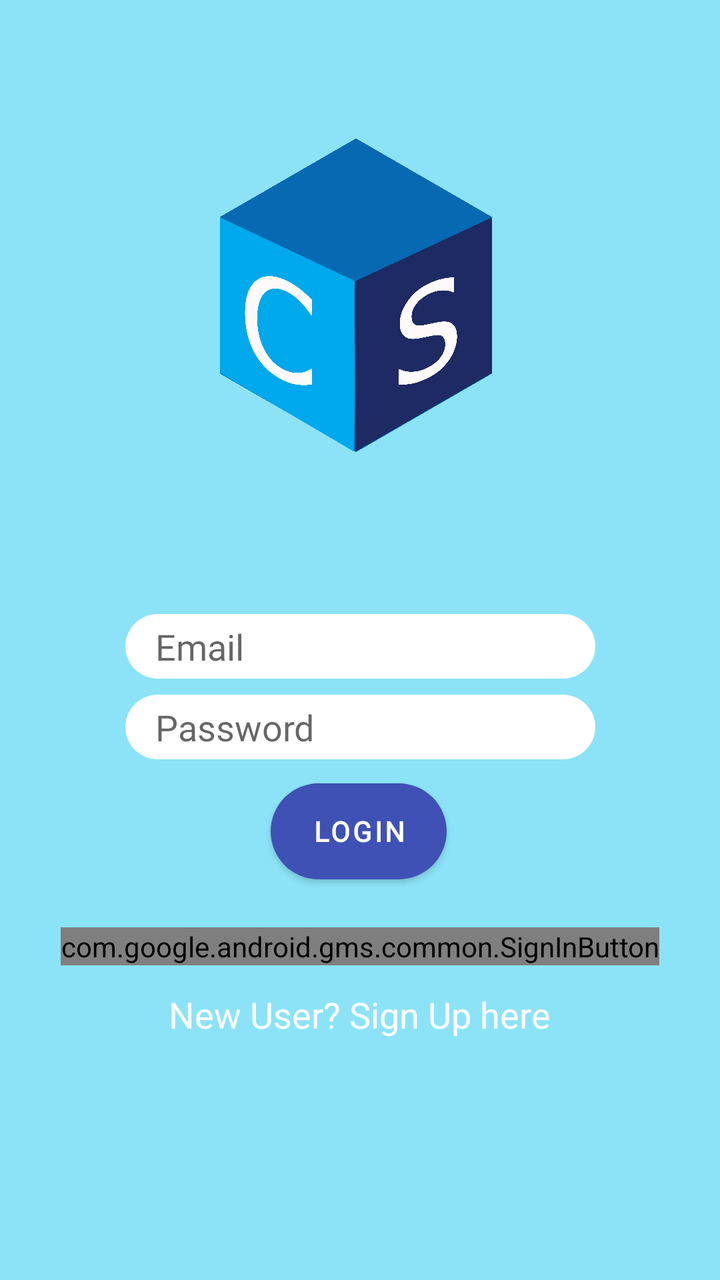
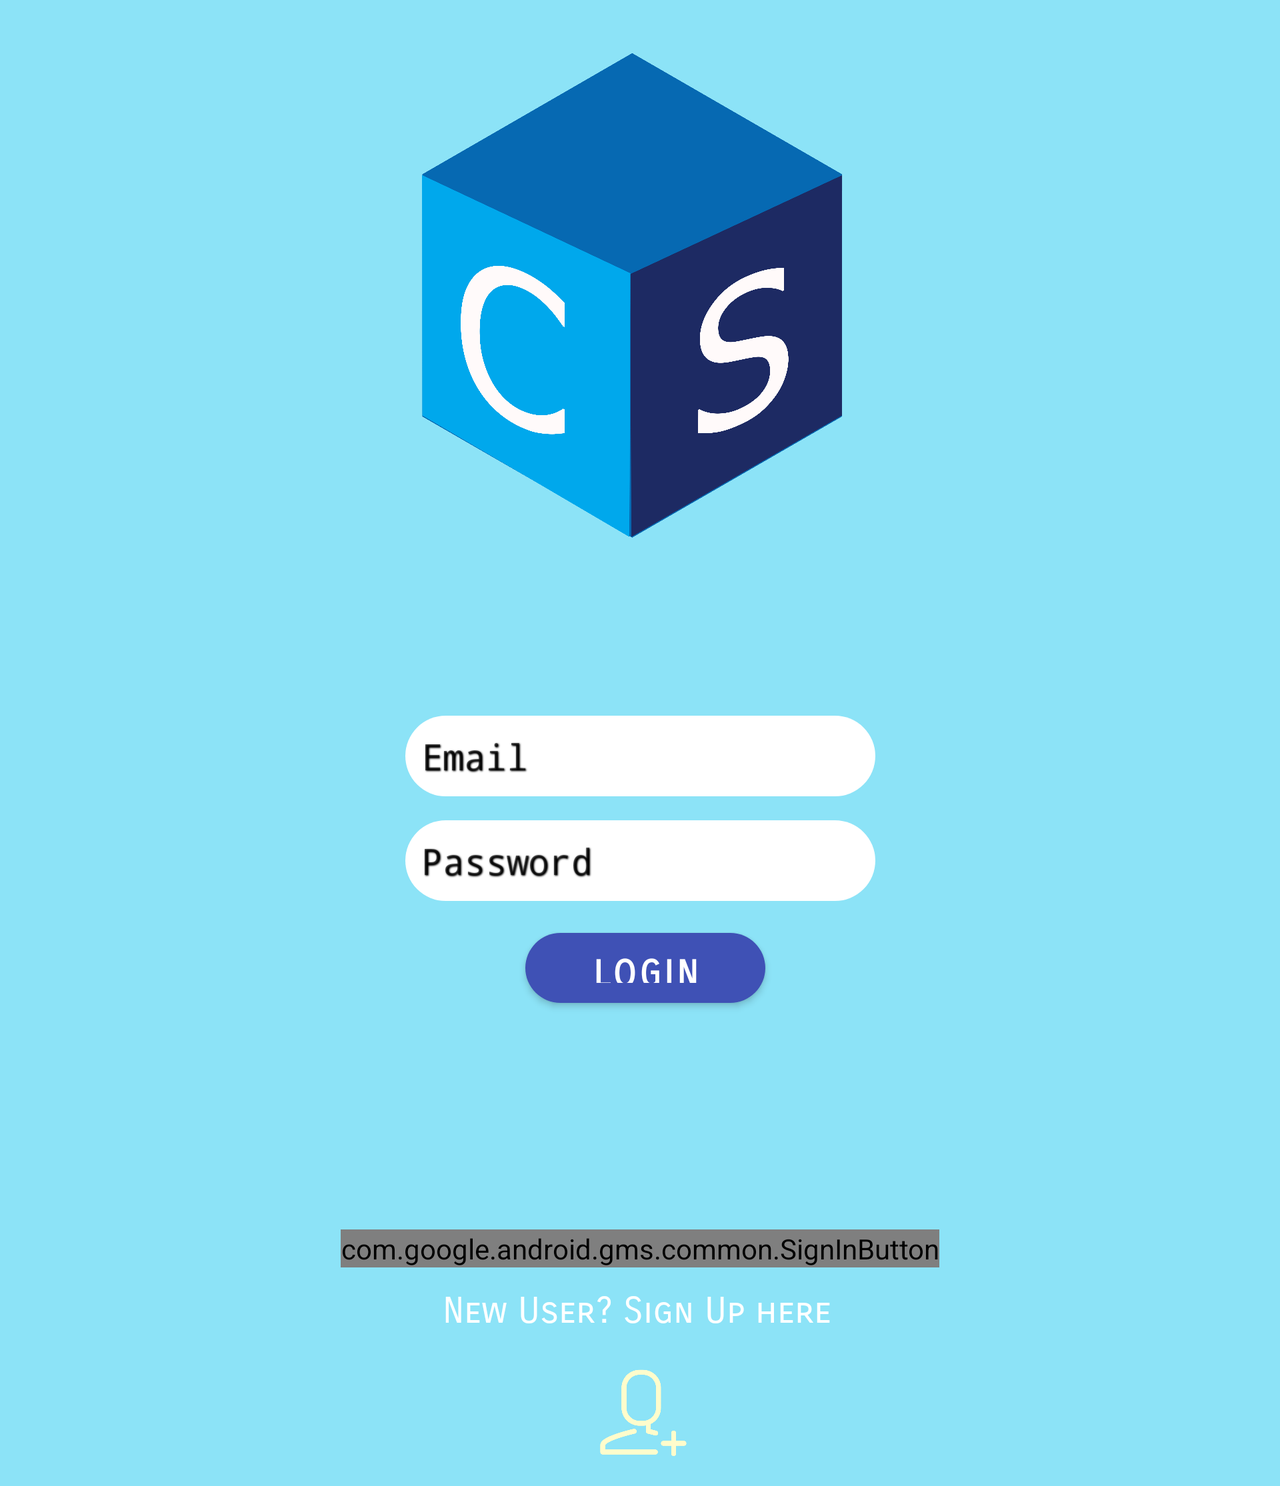

First picture: res/layout/ on a phone held upright. Second picture: the repository's own variant of that layout, on a device whose configuration matches the variant's folder. Source for both follows.
<!-- AndroidManifest.xml: application theme AppTheme -->
<!-- res/layout/activity_main.xml -->
<?xml version="1.0" encoding="utf-8"?>
<ScrollView xmlns:android="http://schemas.android.com/apk/res/android"
    xmlns:app="http://schemas.android.com/apk/res-auto"
    xmlns:tools="http://schemas.android.com/tools"
    android:layout_width="match_parent"
    android:layout_height="match_parent"
    android:fillViewport="true">

    <androidx.constraintlayout.widget.ConstraintLayout
        android:layout_width="match_parent"
        android:layout_height="wrap_content"
        android:background="#8ce3f7"
        tools:context=".MainActivity"
        tools:layout_editor_absoluteY="1dp">


        <ImageView
            android:id="@+id/Logo"
            android:layout_width="467dp"
            android:layout_height="211dp"

            android:layout_marginTop="52dp"
            android:contentDescription="@string/logo"
            app:layout_constraintEnd_toEndOf="parent"
            app:layout_constraintStart_toStartOf="parent"
            app:layout_constraintTop_toTopOf="parent"
            app:srcCompat="@drawable/creatoicon" />

        <EditText

            android:id="@+id/Userid"
            android:layout_width="235dp"
            android:layout_height="wrap_content"
            android:layout_marginTop="44dp"
            android:background="@layout/text_field"
            android:ems="10"
            android:fontFamily="@font/open_sans"
            android:hint="@string/username"
            android:inputType="textPersonName"
            android:paddingTop="4dp"
            android:paddingBottom="4dp"
            android:paddingLeft="15dp"
            android:textAppearance="@style/TextAppearance.AppCompat.Large"
            android:textColor="#000000"
            android:textSize="18dp"
            app:layout_constraintEnd_toEndOf="parent"
            app:layout_constraintStart_toStartOf="parent"
            app:layout_constraintTop_toBottomOf="@+id/Logo" />

        <EditText
            android:id="@+id/Password"
            android:layout_width="235dp"
            android:layout_height="wrap_content"
            android:layout_marginTop="8dp"
            android:background="@layout/text_field"
            android:ems="10"
            android:fontFamily="@font/open_sans"
            android:hint="@string/password"
            android:inputType="textPassword"
            android:paddingTop="4dp"
            android:paddingBottom="4dp"
            android:paddingLeft="15dp"
            android:textAppearance="@style/TextAppearance.AppCompat.Medium"
            android:textColor="#000000"
            android:textSize="18dp"
            android:visibility="visible"
            app:layout_constraintEnd_toEndOf="parent"
            app:layout_constraintStart_toStartOf="parent"
            app:layout_constraintTop_toBottomOf="@+id/Userid" />


        <Button
            android:id="@+id/Login"
            android:layout_width="wrap_content"
            android:layout_height="wrap_content"
            android:layout_marginTop="12dp"
            android:background="@drawable/button"
            android:fontFamily="@font/open_sans"
            android:gravity="center"
            android:text="@string/login"
            android:textSize="14sp"
            android:textStyle="bold"
            app:layout_constraintEnd_toEndOf="parent"
            app:layout_constraintHorizontal_bias="0.498"
            app:layout_constraintStart_toStartOf="parent"
            app:layout_constraintTop_toBottomOf="@+id/Password" />

        <com.google.android.gms.common.SignInButton
            android:id="@+id/google_button"
            android:layout_width="wrap_content"
            android:layout_height="wrap_content"
            android:layout_marginTop="24dp"
            android:textSize="18sp"
            app:layout_constraintBottom_toBottomOf="parent"
            app:layout_constraintEnd_toEndOf="parent"
            app:layout_constraintStart_toStartOf="parent"
            app:layout_constraintTop_toBottomOf="@+id/Login"
            app:layout_constraintVertical_bias="0.0" />

        <TextView
            android:id="@+id/iferror"
            android:layout_width="0dp"
            android:layout_height="0dp"
            android:fontFamily="serif-monospace"
            android:gravity="center"
            android:textColor="@android:color/holo_red_dark"
            android:textSize="18sp"
            android:textStyle="bold"
            app:layout_constraintBottom_toTopOf="@+id/Userid"
            app:layout_constraintEnd_toEndOf="parent"
            app:layout_constraintStart_toStartOf="parent"
            app:layout_constraintTop_toBottomOf="@+id/Logo"
            app:layout_constraintVertical_bias="0.0" />

        <TextView
            android:id="@+id/signup"
            android:layout_width="256dp"
            android:layout_height="35dp"
            android:fontFamily="@font/open_sans"
            android:gravity="center"
            android:text="@string/signuphere"
            android:textColor="#FFFFFF"
            android:textSize="18sp"
            app:layout_constraintBottom_toBottomOf="parent"
            app:layout_constraintEnd_toEndOf="parent"
            app:layout_constraintHorizontal_bias="0.496"
            app:layout_constraintStart_toStartOf="parent"
            app:layout_constraintTop_toBottomOf="@+id/google_button"
            app:layout_constraintVertical_bias="0.058" />

        


    </androidx.constraintlayout.widget.ConstraintLayout>
</ScrollView>
<!-- res/layout/text_field.xml (included above) -->
<?xml version="1.0" encoding="utf-8"?>
<shape xmlns:android="http://schemas.android.com/apk/res/android"
android:shape="rectangle" >
<solid android:color="#FFFFFF"/>
<corners
    android:bottomRightRadius="35dp"
    android:bottomLeftRadius="35dp"
    android:topLeftRadius="35dp"
    android:topRightRadius="35dp"/>
</shape>
<!-- resources referenced by this layout -->
<resources>
  <!-- drawable button (drawable) -->
  <?xml version="1.0" encoding="utf-8"?>
      <selector xmlns:android="http://schemas.android.com/apk/res/android">
  
          <item android:drawable="@drawable/round_button" />
          <item android:state_pressed="true" android:drawable="@drawable/round_button" />
      </selector>
  <!-- drawable creatoicon: png bitmap (drawable, 255228 bytes) -->
  <string name="login">Login</string>
  <string name="logo">creatologo</string>
  <string name="password">Password</string>
  <string name="signuphere">New User? Sign Up here</string>
  <string name="username">Email</string>
  <style name="AppTheme" parent="Theme.MaterialComponents.Light.NoActionBar">
          
          <item name="colorPrimary">@color/colorPrimary</item>
          <item name="colorPrimaryDark">@color/colorPrimaryDark</item>
          <item name="colorAccent">@color/colorAccent</item>
          <item name="android:statusBarColor">#000000</item>
  
  
      </style>
  <!-- drawable round_button (drawable) -->
  <?xml version="1.0" encoding="utf-8"?>
  <shape xmlns:android="http://schemas.android.com/apk/res/android"
      android:shape="rectangle" android:padding="10dp">
      <solid android:color="@color/button"/>
      <corners
          android:bottomRightRadius="25dp"
          android:bottomLeftRadius="25dp"
          android:topLeftRadius="25dp"
          android:topRightRadius="25dp"/>
  </shape>
  <color name="colorPrimary">#3F51B5</color>
  <color name="colorPrimaryDark">#0728F5</color>
  <color name="colorAccent">#53D5AE</color>
  <color name="button">#34EEFC</color>
</resources>
<!-- res/layout-land/activity_main.xml (the repository's variant of the layout above) -->
<!-- drawn on the phone turned sideways -->
<?xml version="1.0" encoding="utf-8"?>
<ScrollView xmlns:android="http://schemas.android.com/apk/res/android"
    xmlns:app="http://schemas.android.com/apk/res-auto"
    xmlns:tools="http://schemas.android.com/tools"
    android:layout_width="match_parent"
    android:layout_height="wrap_content"
    android:background="#8ce3f7"
    android:fillViewport="true"
    android:foregroundGravity="center_vertical|center_horizontal">

    <androidx.constraintlayout.widget.ConstraintLayout
        android:layout_width="match_parent"
        android:layout_height="wrap_content"
        android:background="#8ce3f7"
        tools:context=".MainActivity">


        <ImageView
            android:id="@+id/Logo"
            android:layout_width="982dp"
            android:layout_height="326dp"
            app:layout_constraintEnd_toEndOf="parent"
            app:layout_constraintHorizontal_bias="0.501"
            app:layout_constraintStart_toStartOf="parent"
            app:layout_constraintTop_toTopOf="parent"
            app:srcCompat="@drawable/creatoicon" />

        <EditText
            android:id="@+id/Userid"
            android:layout_width="235dp"
            android:layout_height="wrap_content"
            android:layout_marginTop="32dp"
            android:background="@layout/text_field"
            android:ems="10"
            android:fontFamily="monospace"
            android:hint="@string/username"
            android:inputType="textPersonName"
            android:padding="8dp"
            android:shadowColor="#000000"
            android:shadowDx="1.2"
            android:shadowDy="1.2"
            android:shadowRadius="1.5"
            android:textAppearance="@style/TextAppearance.AppCompat.Large"
            android:textColor="#000000"
            android:textSize="18dp"
            app:layout_constraintEnd_toEndOf="parent"
            app:layout_constraintStart_toStartOf="parent"
            app:layout_constraintTop_toBottomOf="@+id/Logo" />

        <EditText
            android:id="@+id/Password"
            android:layout_width="235dp"
            android:layout_height="wrap_content"
            android:layout_marginTop="12dp"
            android:background="@layout/text_field"
            android:ems="10"
            android:fontFamily="monospace"
            android:hint="@string/password"
            android:inputType="textPassword"
            android:padding="8dp"
            android:shadowColor="#000000"
            android:shadowDx="1.2"
            android:shadowDy="1.2"
            android:shadowRadius="1.5"
            android:textAppearance="@style/TextAppearance.AppCompat.Medium"
            android:textColor="#000000"
            android:textSize="18dp"
            android:visibility="visible"
            app:layout_constraintEnd_toEndOf="parent"
            app:layout_constraintStart_toStartOf="parent"
            app:layout_constraintTop_toBottomOf="@+id/Userid" />


        <Button
            android:id="@+id/Login"
            android:layout_width="120dp"
            android:layout_height="35dp"
            android:layout_marginTop="16dp"
            android:background="@drawable/button"
            android:fontFamily="sans-serif-smallcaps"
            android:text="@string/login"
            android:textSize="18sp"
            android:textStyle="bold"
            app:layout_constraintEnd_toEndOf="parent"
            app:layout_constraintHorizontal_bias="0.505"
            app:layout_constraintStart_toStartOf="parent"
            app:layout_constraintTop_toBottomOf="@+id/Password" />


        <com.google.android.gms.common.SignInButton
            android:id="@+id/google_button"
            android:layout_width="wrap_content"
            android:layout_height="wrap_content"
            android:layout_marginTop="36dp"
            android:layout_marginBottom="32dp"
            android:textSize="18sp"
            app:layout_constraintBottom_toBottomOf="parent"
            app:layout_constraintEnd_toEndOf="parent"
            app:layout_constraintStart_toStartOf="parent"
            app:layout_constraintTop_toBottomOf="@+id/Login" />
        <TextView
            android:id="@+id/iferror"
            android:layout_width="0dp"
            android:layout_height="0dp"
            android:fontFamily="serif-monospace"
            android:gravity="center"
            android:textColor="@android:color/holo_red_dark"
            android:textSize="18sp"
            android:textStyle="bold"
            app:layout_constraintBottom_toTopOf="@+id/Userid"
            app:layout_constraintEnd_toEndOf="parent"
            app:layout_constraintStart_toStartOf="parent"
            app:layout_constraintTop_toBottomOf="@+id/Logo"
            app:layout_constraintVertical_bias="0.0" />

        <TextView
            android:id="@+id/signup"
            android:layout_width="256dp"
            android:layout_height="35dp"
            android:fontFamily="sans-serif-smallcaps"
            android:gravity="center"
            android:text="@string/signuphere"
            android:textColor="@color/cardview_light_background"
            android:textSize="18sp"
            app:layout_constraintBottom_toBottomOf="parent"
            app:layout_constraintEnd_toEndOf="parent"
            app:layout_constraintHorizontal_bias="0.496"
            app:layout_constraintStart_toStartOf="parent"
            app:layout_constraintTop_toBottomOf="@+id/google_button"
            app:layout_constraintVertical_bias="0.058" />

        <ImageView
            android:layout_width="70dp"
            android:layout_height="70dp"
            app:layout_constraintBottom_toBottomOf="parent"
            app:layout_constraintEnd_toEndOf="parent"
            app:layout_constraintStart_toStartOf="parent"
            app:layout_constraintTop_toBottomOf="@+id/signup"
            app:layout_constraintVertical_bias="0.0"
            app:srcCompat="@drawable/signu_ico" />

        


    </androidx.constraintlayout.widget.ConstraintLayout>
</ScrollView>
<!-- resources referenced by the variant -->
<!-- as the phone turned sideways resolves them -->
<resources>
  <!-- drawable button (drawable) -->
  <?xml version="1.0" encoding="utf-8"?>
      <selector xmlns:android="http://schemas.android.com/apk/res/android">
  
          <item android:drawable="@drawable/round_button" />
          <item android:state_pressed="true" android:drawable="@drawable/round_button" />
      </selector>
  <!-- drawable creatoicon: png bitmap (drawable, 255228 bytes) -->
  <!-- drawable signu_ico: png bitmap (drawable, 22414 bytes) -->
  <string name="login">Login</string>
  <string name="password">Password</string>
  <string name="signuphere">New User? Sign Up here</string>
  <string name="username">Email</string>
  <style name="AppTheme" parent="Theme.MaterialComponents.Light.NoActionBar">
          
          <item name="colorPrimary">@color/colorPrimary</item>
          <item name="colorPrimaryDark">@color/colorPrimaryDark</item>
          <item name="colorAccent">@color/colorAccent</item>
          <item name="android:statusBarColor">#000000</item>
  
  
      </style>
  <!-- drawable round_button (drawable) -->
  <?xml version="1.0" encoding="utf-8"?>
  <shape xmlns:android="http://schemas.android.com/apk/res/android"
      android:shape="rectangle" android:padding="10dp">
      <solid android:color="@color/button"/>
      <corners
          android:bottomRightRadius="25dp"
          android:bottomLeftRadius="25dp"
          android:topLeftRadius="25dp"
          android:topRightRadius="25dp"/>
  </shape>
  <color name="colorPrimary">#3F51B5</color>
  <color name="colorPrimaryDark">#0728F5</color>
  <color name="colorAccent">#53D5AE</color>
  <color name="button">#34EEFC</color>
</resources>
